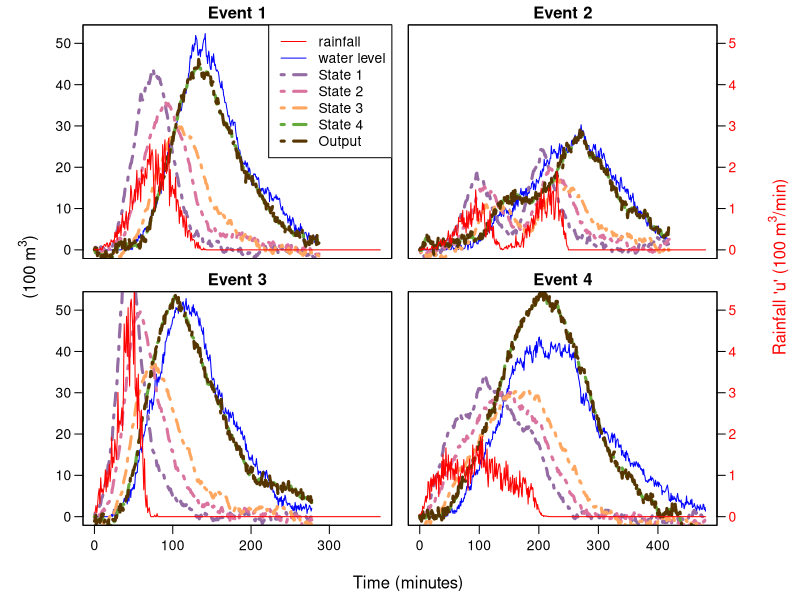

Write the R code that produced this figure.
setwd(dirname(dirname(rstudioapi::getActiveDocumentContext()$path)));getwd() # automatically sets WD to repo-base

b1 <- read.csv("data/rain1.csv")
b2 <- read.csv("data/rain2.csv")
b3 <- read.csv("data/rain3.csv")
b4 <- read.csv("data/rain4.csv")
set.seed(69)

# parameters (found by nico testing)
a <- 0.037
sigma1 <- 0.025
sigma2 <- 1.5
K_states <- 4
# params by MLE
a <- 0.04
sigma1 <- 0.11
sigma2 <- 0.5
K_states <- 4


kalman_filter <- function(input, a, sigma1, sigma2){
  N <- length(input) # dependent on what experiment we use
  # initial state
  X <- matrix(nrow=K_states,ncol=N)
  X0 <- c(0,0,0,0) # column vector
  X[,1] <- X0
  B <- matrix(c(1,0,0,0),nrow=4) # column
  C <- matrix(c(0,0,0,1),nrow=1) # row
  
  A <- matrix(c(1-a,0,0,0,
                a,1-a,0,0,
                0,a,1-a,0,
                0,0,a,0.98),nrow=4, byrow=TRUE)
  Sigma1 <- diag(4)*sigma1
  Sigma2 <- matrix(sigma2)
  Y <- numeric(N)
  Y[1] <- C%*%X[,1] + sqrt(Sigma2) %*% rnorm(1) # scalar (the level of water in basin)
  # running N steps Kalman filtering with input u_t (rainfall)
  for (I in 2:N){
    X[,I] <- A %*% X[,I-1,drop=FALSE] + B%*%input[I-1] + chol(Sigma1) %*% matrix(rnorm(4),ncol=1)
    Y[I] <- C %*% X[,I] + sqrt(Sigma2) %*% rnorm(1)
  }
  return(list(X = X, Y = Y))
}

kalman_plot <- function(data, simul, title, params, position, bottom, x_max, y_max){
  if (!(position %in% c("left", "right", "middle"))) {
    stop("Invalid side argument. Choose 'left', 'right' or 'middle'.")
  }
  
  plot(data$minutes, data$y, col="blue", type="l", 
       xlab="", ylab="", yaxt="n", xaxt="n",
       ylim=c(0, y_max),
       xlim=c(0, x_max))
  
  lw=3;lt=4
  lines(data$minutes,simul$X[1,], col="#946ca3", lwd=lw, lty=lt)
  lines(data$minutes,simul$X[2,], col="#da739e", lwd=lw, lty=lt)
  lines(data$minutes,simul$X[3,], col="#ffa760", lwd=lw, lty=lt)
  lines(data$minutes,simul$X[4,], col="#64aa3c", lwd=lw, lty=lt)
  lines(data$minutes,simul$Y, col="#573500", lwd=lw, lty=lt)
  
  if (position == "left"){
    #mtext(expression(paste("(100 ", m^3, ")")), side=2, line=2.5, col="black")
    axis(side=2, col.axis="black", las=1)
  }
  
  # title <- bquote( ~ "a:" ~ .(params[1]) ~ sigma[1]: .(params[2]) ~ sigma[2]: .(params[3]))
  
  par(new=TRUE)
  plot(data$minutes, data$u, 
       col="red", lwd=1, type="l", 
       xlab="", ylab="", yaxt="n", xaxt="n", 
       main=title, 
       ylim=c(0, y_max/10))
  if (position == "right") {
    #mtext(expression(paste("Rainfall 'u' (100 ", m^3, "/min)")), side=4, line=2.5, col="red")
    axis(side=4, col.axis="red", las=1)
  } else if (position == "middle") {
  }
  if (bottom == TRUE){
    axis(side=1, col.axis="black", las=1)
  }
}

events <- list(b1, b2, b3, b4)
all_simulations <- list()

for (i in 1:4) {
  simulation <- kalman_filter(events[[i]]$u, a, sigma1, sigma2)
  all_simulations[[i]] <- simulation
}



### plotting
y_max <- max(b1$y)
x_max <- max(b4$minutes)
old_mar <- par("mar")
par(mfrow=c(2,2), oma=c(4,5,0,4), mar=c(0.5, 0, 1.5, 1), mgp = c(5, 0.7, 0))

# right side will be the water level for, left will be input water rain
kalman_plot(b1, all_simulations[[1]], "Event 1", params=c(a,sigma1, sigma2), 
            "left", bottom=FALSE, x_max=x_max, y_max = y_max)
lw=3;lt=4
legend("topright", 
       legend = c("rainfall", "water level", "State 1", "State 2", "State 3", "State 4", "Output"), 
       col = c("red","blue","#946ca3", "#da739e", "#ffa760", "#64aa3c", "#573500"), 
       lwd = c(1, 1, lw, lw, lw, lw, lw),
       lty = c(1, 1, lt, lt, lt, lt, lt),
       cex=1)
kalman_plot(b2, all_simulations[[2]], "Event 2", params=c(a,sigma1, sigma2),
            "right", bottom=FALSE, x_max=x_max, y_max = y_max)
kalman_plot(b3, all_simulations[[3]], "Event 3", params=c(a,sigma1, sigma2),
            "left", bottom=TRUE, x_max=x_max, y_max = y_max)
kalman_plot(b4, all_simulations[[4]], "Event 4", params=c(a,sigma1, sigma2),
            "right", bottom=TRUE, x_max=x_max, y_max = y_max)


mtext("Time (minutes)", side=1, outer=TRUE, line=2.5)
mtext(expression(paste("(100 ", m^3, ")")), side=2, outer=TRUE, line=2.5, col="black")
mtext(expression(paste("Rainfall 'u' (100 ", m^3, "/min)")), side=4, outer=TRUE, line=2.5, col="red")
